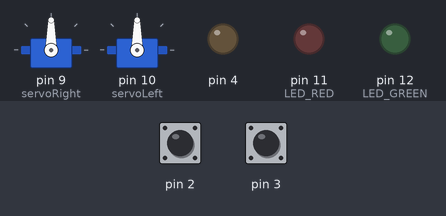
A sketch run on a simulated Arduino Uno, built with avr-gcc and run on an emulated ATmega328P. Shown: 2 × servo, output pins drawn as LEDs (lit = HIGH). The test bench sets the inputs (shaded band); at power-on: pin 2 HIGH, pin 3 HIGH.

Above: at 1.2 s.
1.3 s: pin 2 pulled LOW for 0.15 s
At 2.6 s:
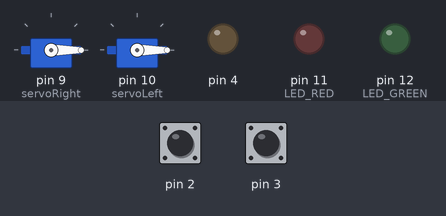
At 3.5 s:
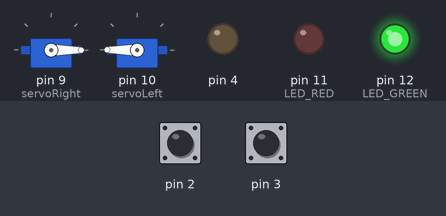
4.3 s: pin 3 pulled LOW for 0.15 s
At 5.6 s:
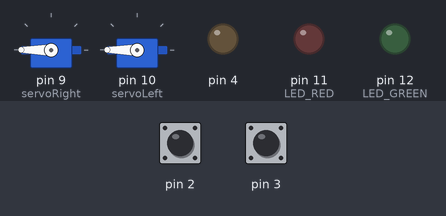
Timing chart, 0 to 7.3 s (numbered marks = the images above; inputs shaded):
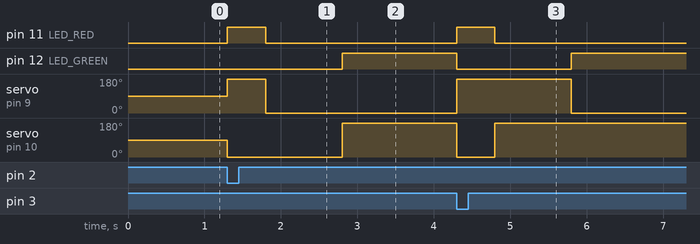

Measured:
- after the input at 1.3 s, pin 11 (LED_RED): LOW → HIGH at once, → LOW 0.50 s later; pin 12 (LED_GREEN): LOW → HIGH after 1.5 s; servo on pin 9 (servoRight): 90° → 180° at once, → 0° 0.50 s later; servo on pin 10 (servoLeft): 90° → 0° at once, → 180° 1.5 s later
- after the input at 4.3 s, pin 11 (LED_RED): LOW → HIGH at once, → LOW 0.50 s later; pin 12 (LED_GREEN): HIGH → LOW at once, → HIGH 1.5 s later; servo on pin 9 (servoRight): 0° → 180° at once, → 0° 1.5 s later; servo on pin 10 (servoLeft): 180° → 0° at once, → 180° 0.50 s later

The sketch:

BumperBotLights.ino
```cpp
#include <Servo.h>

Servo servoRight;
Servo servoLeft;

volatile int left_switch = LOW;   // Flag for left switch
volatile int right_switch = LOW;  // Flag for right switch
boolean started = false;     // True after first start

#define LED_RED 11
#define LED_GREEN 12

void setup() {
  // Set pin modes for switches
  pinMode(2, INPUT);
  pinMode(3, INPUT);
  pinMode(4, OUTPUT);

  // Set internal pull up resistors for switches
  // These go LOW when pressed as connection
  // is made with Ground.
  digitalWrite(2, HIGH);     // Right switch
  digitalWrite(3, HIGH);     // Left switch

  digitalWrite(4, LOW);      // Pin 4 is ground

  servoRight.attach(9);      // Right servo to pin 9
  servoLeft.attach(10);      // Left servo to pin 10

  // Set up the interrupts
  attachInterrupt(0, bump_right, FALLING);
  attachInterrupt(1, bump_left, FALLING);

  started = true;            // OK to start moving

  pinMode(LED_GREEN, OUTPUT);
  pinMode(LED_RED, OUTPUT);
  digitalWrite(LED_GREEN, LOW);
  digitalWrite(LED_GREEN, LOW);
}

void loop() {
  if (left_switch == HIGH) {   // If the left switch hit
    go_backwards();            // Go backwards for 0.5 sec
    delay(500);
    turn_right();              // Spin for 1 second
    delay(1000);
    go_forward();              // Go forward
    left_switch = LOW;         // Reset flag shows bumped
  }

  if (right_switch == HIGH) {  // If right switch hit
    go_backwards();
    delay(500);
    turn_left();
    delay(1000);
    go_forward();
    right_switch = LOW;
  }
}

// Interrupt handlers
void bump_left() {
  if (started)              // If robot has begun
    left_switch = HIGH;
}
void bump_right() {
  if (started)
    right_switch = HIGH;
}

// Motion Routines: forward, backwards, turn, stop
// Continuous servo motor
void go_forward() {
  servoRight.write(0);
  servoLeft.write(180);
  led_green();
}
void go_backwards() {
  servoRight.write(180);
  servoLeft.write(0);
  led_red();
}
void turn_right() {
  servoRight.write(180);
  servoLeft.write(180);
  led_off();
}
void turn_left() {
  servoRight.write(0);
  servoLeft.write(0);
  led_off();
}
void stop_all() {
  servoRight.write(90);
  servoLeft.write(90);
}

void led_green() {
  digitalWrite(LED_GREEN, HIGH);
  digitalWrite(LED_RED, LOW);
}
void led_red() {
  digitalWrite(LED_GREEN, LOW);
  digitalWrite(LED_RED, HIGH);
}
void led_off() {
  digitalWrite(LED_GREEN, LOW);
  digitalWrite(LED_RED, LOW);
}
```
